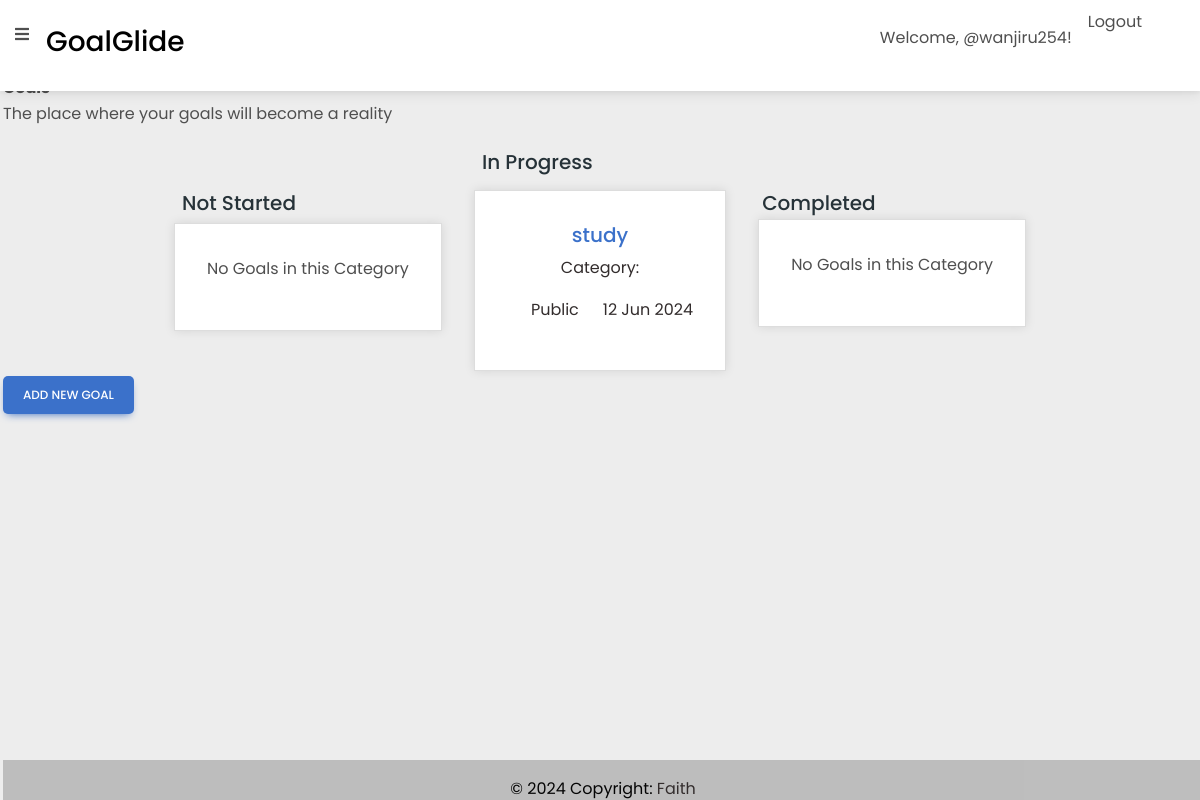
Before: /goals/list (signed in) with the older database file.
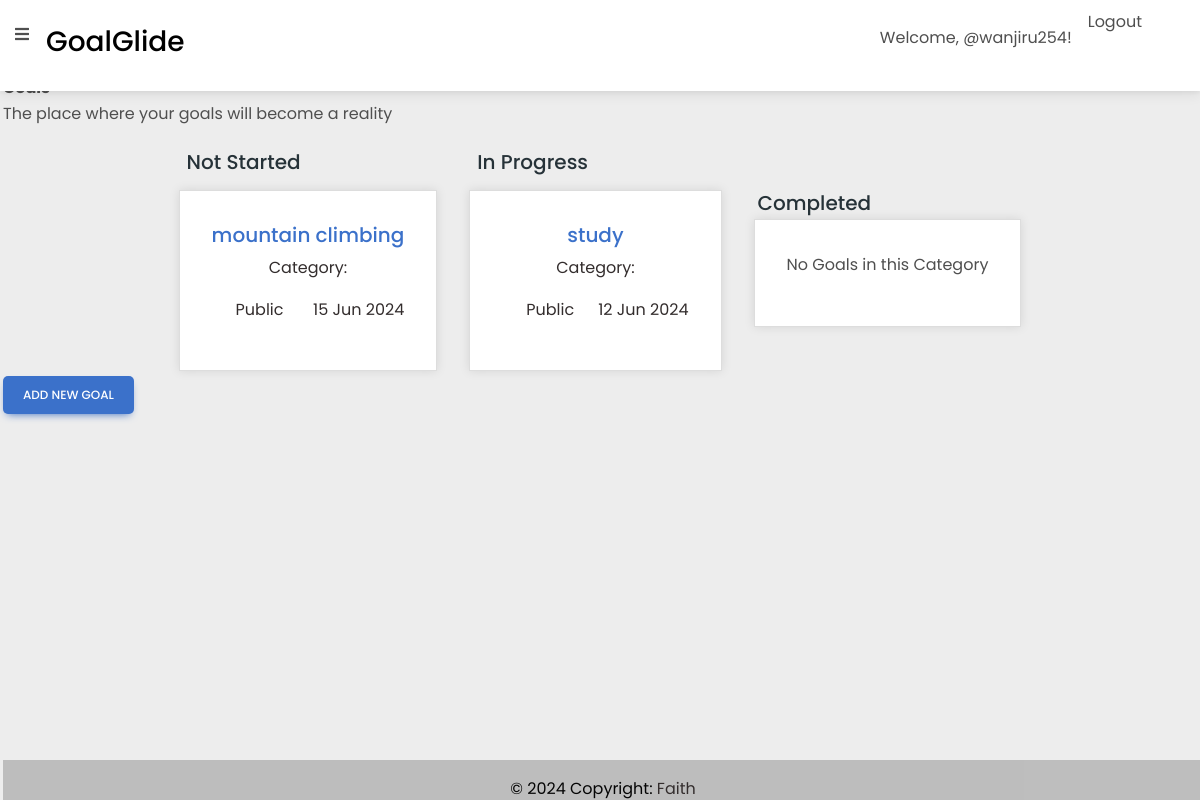
After: the same page with the newer database file.
### goals/models.py (models this page shows, shortened)
class Goal(models.Model):
    user = models.ForeignKey(User, on_delete=models.CASCADE, default=None)
    name = models.CharField(max_length=200)
    visibility = models.CharField(choices = VISIBILITY_CHOICES,max_length=20,default='Private')
    status = models.CharField(choices = STATUS_CHOICES,max_length=20,default='Not Started')
    target_date = models.DateTimeField()
    slug = models.SlugField()
    class Meta:
        ordering = ('-target_date', )

### goals/views.py (the view)
# urls.py: path("list",views.goals,name="goals"),
@login_required()
def goals(request):
    not_started_goals = Goal.objects.filter(user = request.user,status = "NS")
    goals_inprogress = Goal.objects.filter(user = request.user,status = "IP")
    completed_goals = Goal.objects.filter(user = request.user,status = "C")
    context = {
        'not_started_goals':not_started_goals,
        'goals_inprogress':goals_inprogress,
        'completed_goals':completed_goals,
        'goals':goals,
    }
    return render(request,"goals/goals.html",context)

### goals/templates/goals/goals.html
{% extends 'goals/base.html' %}
{% block content %}
    <div id="center" class="main center">
          <strong class="ml-5">Goals</strong>
          <p>The place where your goals will become a reality</p>
    </div>
    <div class="goalglide">
        <div class="goals-container">
            <div class="started-goals">
                <h5 class="card-title p-2">Not Started</h5>
                {% for goal in not_started_goals %}
                <div class="">
                    <a href="{% url 'goal-detail' goal.id %}">
                        <div class="goal text-center mt-2">
                            <h5 class="text-primary">{{ goal.name }}</h5>
                            <div class="card-body text-dark">
                                <p>Category: {{ goal.category }}</p>
                                <div class="visibility d-flex justify-content-between">
                                    <p class="d-flex"><box-icon name='low-vision'></box-icon>{{ goal.get_visibility_display }}</p>
                                    <p class="d-flex"><box-icon name='radar'></box-icon>{{ goal.target_date|date:"d M Y" }}</p>
                                </div>
                            </div>
                        </div>
                    </a>
                </div>
                {% empty %}
            <div class="goal text-center">
                <p class="text-center">No Goals in this Category</p>
            </div>
                {% endfor %}
            </div>
            <div class="started-goals">
                <h5 class="card-title p-2">In Progress</h5>
                {% for goal in goals_inprogress %}
                <div class="">
                    <a href="{% url 'goal-detail' goal.id %}">
                        <div class="goal text-center mt-2">
                            <h5 class="text-primary">{{ goal.name }}</h5>
                            <div class="card-body text-dark">
                                <p>Category: {{ goal.category }}</p>
                                <div class="visibility d-flex justify-content-between">
                                    <p class="d-flex"><box-icon name='low-vision'></box-icon>{{ goal.get_visibility_display }}</p>
                                    <p class="d-flex"><box-icon name='radar'></box-icon>{{ goal.target_date|date:"d M Y" }}</p>
                                </div>
                            </div>
                        </div>
                    </a>
                </div>
                {% empty %}
                <div class="goal text-center">
                    <p class="text-center">No Goals in this Category</p>
                </div>
                {% endfor %}
            </div>
            <div class="started-goals">
                <h5 class="card-title p-1">Completed</h5>
                {% for goal in completed_goals %}
                <div class="">
                    <a href="{% url 'goal-detail' goal.id %}">
                        <div class="goal text-center mt-2">
                            <h5 class="text-primary">{{ goal.name }}</h5>
                            <div class="card-body text-dark">
                                <p>Category: {{ goal.category }}</p>
                                <div class="visibility d-flex justify-content-between">
                                    <p class="d-flex"><box-icon name='low-vision'></box-icon>{{ goal.get_visibility_display }}</p>
                                    <p class="d-flex"><box-icon name='radar'></box-icon>{{ goal.target_date|date:"d M Y" }}</p>
                                </div>
                            </div>
                        </div>
                    </a>
                </div>
                {% empty %}
                <div class="goal text-center">
                    <p class="text-center">No Goals in this Category</p>
                </div>
                {% endfor %}
            </div>
        </div>
        <div class="float-right">
            <a href="{% url 'add-goal' %}" class="btn btn-primary">Add New Goal</a>
        </div>
    </div>
{% endblock content %}

Changed rows visible on the page:
added Goal: name "mountain climbing", visibility "Public", target_date "15 Jun 2024", shown under "Not Started"
Other visible differences:
text no longer shown: "No Goals in this Category"
